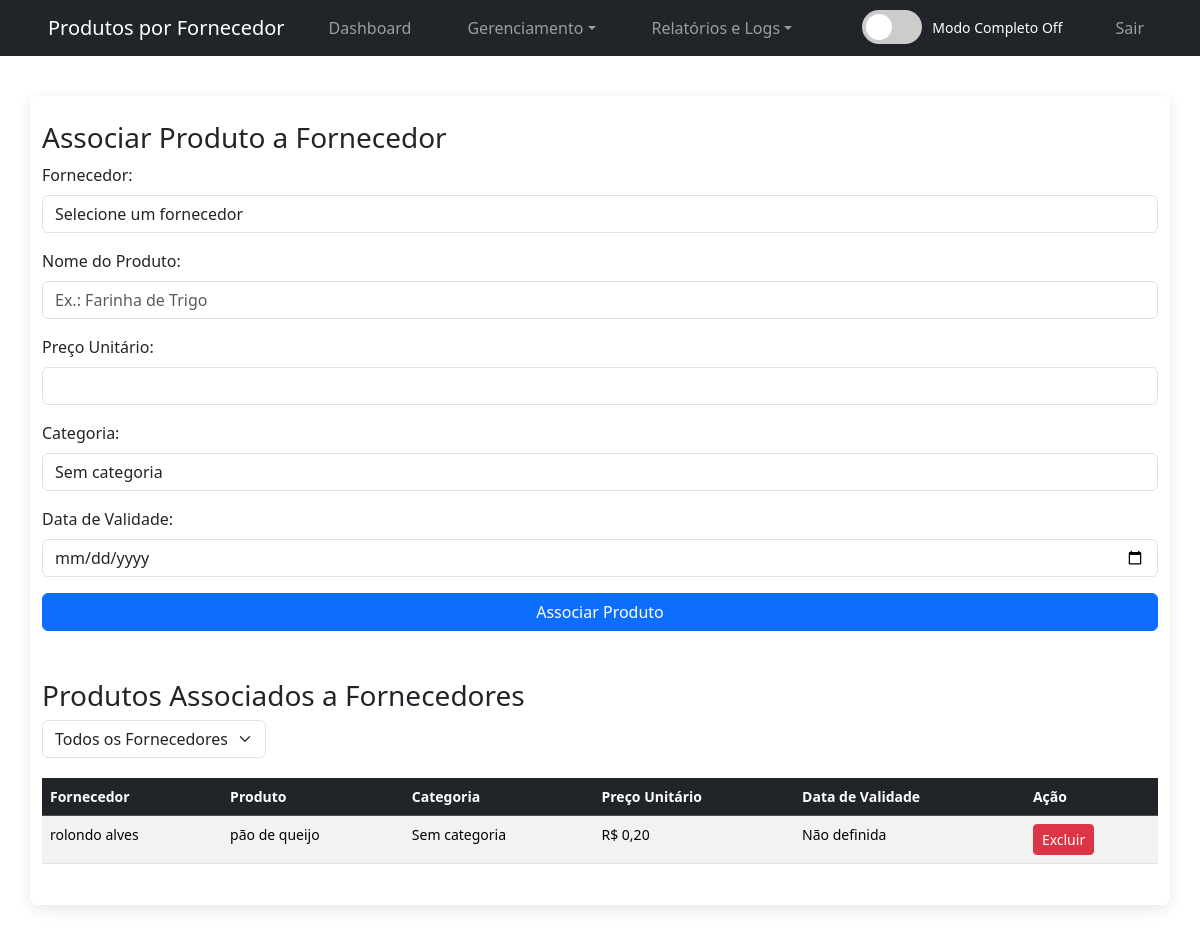
Page /produtos_por_fornecedor.php (signed in) on the earlier database version.
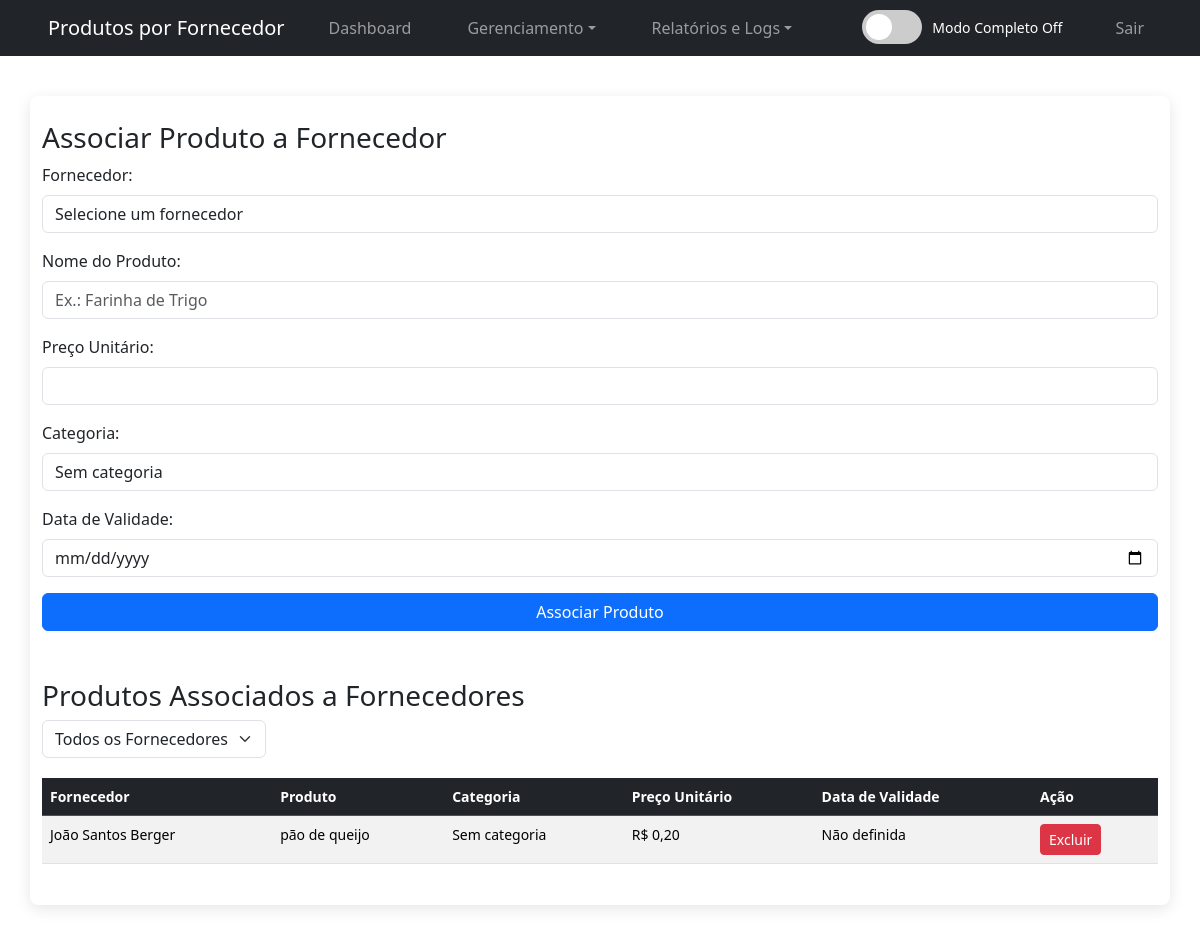
Same page on the later database version.
### tables this page shows
CREATE TABLE `produtos_fornecedores` (
  `id` int(11) NOT NULL AUTO_INCREMENT,
  `fornecedor_id` int(11) NOT NULL,
  `nome_produto` varchar(100) NOT NULL,
  `preco_unitario` decimal(10,2) NOT NULL,
  `imagem` varchar(255) DEFAULT NULL COMMENT 'Nome do arquivo da imagem',
  `categoria_id` int(11) DEFAULT NULL,
  `data_validade` date DEFAULT NULL,
  PRIMARY KEY (`id`),
  KEY `fornecedor_id` (`fornecedor_id`),
  KEY `fk_categoria_fornecedor` (`categoria_id`),
  CONSTRAINT `fk_categoria_fornecedor` FOREIGN KEY (`categoria_id`) REFERENCES `categorias` (`id`) ON DELETE SET NULL,
  CONSTRAINT `produtos_fornecedores_ibfk_1` FOREIGN KEY (`fornecedor_id`) REFERENCES `fornecedores` (`id`)
);

CREATE TABLE `fornecedores` (
  `id` int(11) NOT NULL AUTO_INCREMENT,
  `nome` varchar(100) NOT NULL,
  `endereco` text DEFAULT NULL,
  `telefone` varchar(20) NOT NULL,
  `cnpj` varchar(18) DEFAULT NULL,
  `cpf` varchar(14) DEFAULT NULL,
  `email` varchar(100) DEFAULT NULL,
  `descrição` text DEFAULT NULL,
  `comentarios` text DEFAULT NULL,
  PRIMARY KEY (`id`)
);

### produtos_por_fornecedor.php (the view, shortened to what this page needs)
<?php
require_once 'conexao.php';
$sql_produtos = "SELECT pf.*, f.nome AS nome_fornecedor, c.nome AS categoria_nome
                 FROM produtos_fornecedores pf
                 JOIN fornecedores f ON pf.fornecedor_id = f.id
                 LEFT JOIN categorias c ON pf.categoria_id = c.id";
$stmt_produtos = $conexao->prepare($sql_produtos);
$stmt_produtos->execute();
$resultado_produtos = $stmt_produtos->get_result();
$produtos = [];
while ($row = $resultado_produtos->fetch_assoc()) {
    $produtos[] = $row;
}
?>
<!DOCTYPE html>
<html lang="pt-BR">
<head>
    <link rel="stylesheet" href="style.css">
    <link href="https://cdn.jsdelivr.net/npm/bootstrap@5.3.3/dist/css/bootstrap.min.css" rel="stylesheet">
</head>
<body>
    <?php include 'navbar.php'; ?>
    <div class="container">
        <h3>Associar Produto a Fornecedor</h3>
        <form method="POST" action="produtos_por_fornecedor.php">
            <div class="mb-3">
                <label for="fornecedor_id" class="form-label">Fornecedor:</label>
                <select name="fornecedor_id" class="form-control" required>
                    <option value="">Selecione um fornecedor</option>
                </select>
            </div>
            <div class="mb-3">
                <label for="nome_produto" class="form-label">Nome do Produto:</label>
                <input type="text" class="form-control" name="nome_produto" required placeholder="Ex.: Farinha de Trigo">
            </div>
            <div class="mb-3">
                <label for="preco_unitario" class="form-label">Preço Unitário:</label>
                <input type="number" class="form-control" name="preco_unitario" step="0.01" required min="0">
            </div>
            <div class="mb-3">
                <label for="categoria_id" class="form-label">Categoria:</label>
                <select name="categoria_id" class="form-control">
                    <option value="">Sem categoria</option>
                </select>
            </div>
            <div class="mb-3">
                <label for="data_validade" class="form-label">Data de Validade:</label>
                <input type="date" class="form-control" name="data_validade">
            </div>
            <button type="submit" name="adicionar_produto" class="btn btn-primary">Associar Produto</button>
        </form>
        <h3 class="mt-5">Produtos Associados a Fornecedores</h3>
        <form method="GET" action="produtos_por_fornecedor.php" class="mb-3">
            <select name="fornecedor_id" onchange="this.form.submit()" class="form-select w-auto">
                <option value="0">Todos os Fornecedores</option>
            </select>
        </form>
        <?php if (empty($produtos)): ?>
            <p>Nenhum produto associado a fornecedores.</p>
        <?php else: ?>
            <table class="table table-striped table-hover">
                <thead class="table-dark">
                    <tr>
                        <th>Fornecedor</th>
                        <th>Produto</th>
                        <th>Categoria</th>
                        <th>Preço Unitário</th>
                        <th>Data de Validade</th>
                        <th>Ação</th>
                    </tr>
                </thead>
                <tbody>
                    <?php foreach ($produtos as $produto): ?>
                        <tr>
                            <td><?php echo htmlspecialchars($produto['nome_fornecedor']); ?></td>
                            <td><?php echo htmlspecialchars($produto['nome_produto']); ?></td>
                            <td><?php echo htmlspecialchars($produto['categoria_nome'] ?? 'Sem categoria'); ?></td>
                            <td>R$ <?php echo number_format($produto['preco_unitario'], 2, ',', '.'); ?></td>
                            <td><?php echo $produto['data_validade'] ? date('d/m/Y', strtotime($produto['data_validade'])) : 'Não definida'; ?></td>
                            <td>
                                <a href="produtos_por_fornecedor.php?excluir=<?php echo $produto['id']; ?>"
                                    class="btn btn-danger btn-sm"
                                    onclick="return confirm('Tem certeza que deseja remover este produto do fornecedor?')">Excluir</a>
                            </td>
                        </tr>
                    <?php endforeach; ?>
                </tbody>
            </table>
        <?php endif; ?>
    </div>
</body>
</html>

Differences in the rows shown:
changed through a linked row, produtos_fornecedores "pão de queijo": fornecedor.nome "rolondo alves" → "João Santos Berger"
